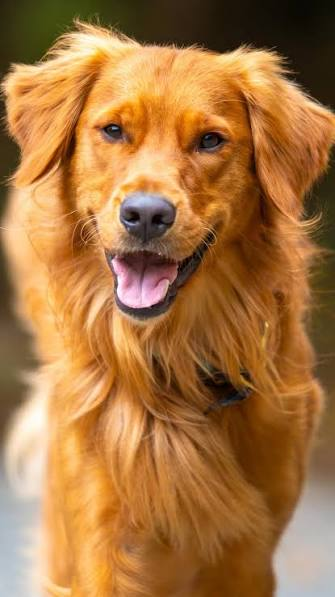
#> input picture test-dataset/images/cute_dog.jpeg, 335 x 597 px
$ jupyter execute --allow-errors catvdog.ipynb
#> lines starting #> are read from the running program, lines starting #| are printed output that depends on the picture
[cell 1]
from pathlib import Path
from collections import Counter
from PIL import Image
import numpy as np


# data sets download from https://www.kaggle.com/datasets/tongpython/cat-and-dog
base = "../../dataset/catvdog"
train_dir = Path(base+ "/training_set")
test_dir = Path(base + "/test_set")


IMAGE_EXT = {".jpg", ".jpeg", ".png", ".webp", ".bmp"}

def explain_data_sets(root):
    widths, heights = [],[]
    modes, per_class= Counter(), Counter()
    bad = []

    for p in root.rglob("*"):
        if p.suffix.lower() not in IMAGE_EXT:
            continue
        try:
            with Image.open(p) as im:
                w,h = im.size
                widths.append(w)
                heights.append(h)
                modes[im.mode] += 1
            per_class[p.parent.name] += 1
        except Exception as e:
            bad.append((p.name, repr(e)))

    widths = np.array(widths)
    heights = np.array(heights)
    ratios = widths/heights


    print(f"total readble:{len(widths)}, total underadable:{len(bad)}")
    print("ureadable:", len(bad), bad[:5])
    print("per_class:", per_class)
    print("modes:", modes)
    stats("widths", widths)
    stats("heights", heights)
    stats("ratios", ratios)

    print("distinct sizes", len(set(zip(widths.tolist(), heights.tolist()))))
    print("extreme ratios", int(((ratios < 0.5) | (ratios > 2.0)).sum()))


def stats(name, a):
    print(f"name={name:8},min={a.min():.2f},p10={np.percentile(a,10):.2f} " +
         f"median={np.median(a):.2f}, max={a.max():.2f}")


#> (the rest of this cell did not finish here and is left out)

[cell 2]
SIZE = 64
CLASSES = ["cats", "dogs"]
LABEL_OF = {c: i for i, c in enumerate(CLASSES)}

def load_data_set(root):
    root = Path(root)
    images, labels = [], []

    for p in sorted(root.rglob("*")):
        if p.suffix.lower() not in IMAGE_EXT:
            # print(f" name:{p.name}")
            continue
        if p.parent.name not in LABEL_OF:
            continue

        with Image.open(p) as im:
            im = im.convert("RGB").resize((SIZE,SIZE), Image.BILINEAR)

        images.append(np.asarray(im, dtype=np.uint8))
        labels.append(LABEL_OF[p.parent.name])

    X = np.stack(images)
    Y = np.array(labels, dtype=np.int64)

    return X, Y

[cell 3]
def flatten(X):
    return X.reshape(X.shape[0],-1).T / 255


def prepare_data_set():
    X_train_orig_set, Y_train_orig_set = load_data_set(train_dir)
    X_test_orig_set, Y_test_orig_set = load_data_set(test_dir)

    # print(X_train_orig_set.shape, Y_train_orig_set.shape)
    # print(X_test_orig_set.shape, Y_test_orig_set.shape)

    # Reshuffle the datasets  (since we ordered it previously)
    rng = np.random.default_rng(0)
    perm = rng.permutation(len(Y_train_orig_set))
    permtest = rng.permutation(len(Y_test_orig_set))

    X_train_orig_set, Y_train_orig_set = X_train_orig_set[perm], Y_train_orig_set[perm]
    X_test_orig_set, Y_test_orig_set = X_test_orig_set[permtest], Y_test_orig_set[permtest]

    # Flatten the data sets for the model.
    X_train = flatten(X_train_orig_set)
    X_test = flatten(X_test_orig_set)

    Y_train = Y_train_orig_set.reshape(1, -1)
    Y_test = Y_test_orig_set.reshape(1,-1)

    datasets =  {
        "X_train": X_train,
        "X_test": X_test,
        "Y_train": Y_train,
        "Y_test": Y_test,
        "X_train_orig_set": X_train_orig_set,
        "Y_train_orig_set": Y_train_orig_set,
        "X_test_orig_set": X_test_orig_set,
        "Y_test_orig_set": Y_test_orig_set
    }
    return datasets

#> (a cell that did not finish here is left out)

#> (a cell that did not finish here is left out)

[cell 6]
import matplotlib.pyplot as plt

i = 7
#> (the rest of this cell did not finish here and is left out)

[cell 7]
def sigmoid(z):
    s = 1  / (1 + np.exp(-z))
    return s

[cell 8]
# test sigmoid
def sigmoid_test(target):
    x = np.array([0,2])
    output = target(x)

    assert type (output) == np.ndarray, "Wrong data type. Expected np.ndarray"
    assert np.allclose(output, [0.5, 0.88079708]), f"Wrong value. {output} != [0.5, 0.88079708]"
    output = target(1)
    assert np.allclose(output, 0.7310585), f"Wrong Value. {output} != 0.7310585"
    print('\033[92mAll tests passed!')

print ("sigmoid([0, 2]) = " + str(sigmoid(np.array([0,2]))))

sigmoid_test(sigmoid)

[cell 9]
def propagate(w, b, x):
    z = np.dot(w.T, x) + b
    return z


def predict(z):
    return sigmoid(z)


def calculate_cost(a,y):
    return -y * np.log(a) - (1 - y) * np.log(1 - a)

[cell 10]
# [7 lines left out: function forward_pass, not called in this run]

[cell 11]
# [6 lines left out: function backward_pass, not called in this run]

#> (a cell that did not finish here is left out)

[cell 13]
# [4 lines left out: function classify, not called in this run]

[cell 14]
# [5 lines left out: function initialize_with_zeros, not called in this run]

[cell 15]
# [39 lines left out: function model, not called in this run]

#> (a cell that did not finish here is left out)

[cell 17]
my_image = "cute_dog.jpeg"
fname = "../../test-dataset/images/" + my_image

img = Image.open(fname).convert("RGB").resize((SIZE, SIZE), Image.BILINEAR)
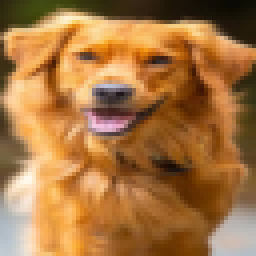
#> img: PIL image 64x64 RGB (shown 4 times larger); mean R, G, B 166.3, 116.6, 65.2
image = np.asarray(img, dtype=np.uint8)

plt.imshow(image)
plt.axis("off")

x = image.reshape(1, SIZE * SIZE * 3).T / 255.0
#> x = 12288 values, max 0.996 at index 4809, min 0 at index 9566, mean 0.455

#> (the rest of this cell did not finish here and is left out)

[cell 18]
my_image = "cute_cat.jpg"
fname = "../../test-dataset/images/" + my_image

img = Image.open(fname).convert("RGB").resize((SIZE, SIZE), Image.BILINEAR)
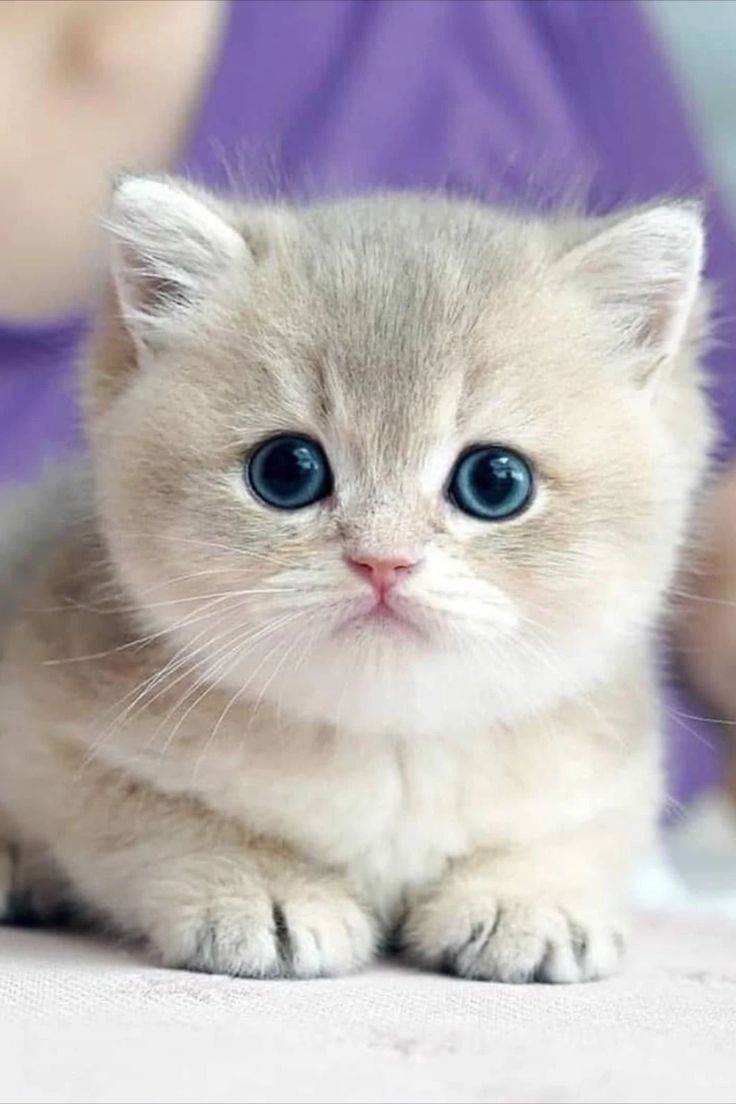
#> input picture test-dataset/images/cute_cat.jpg, 736 x 1104 px
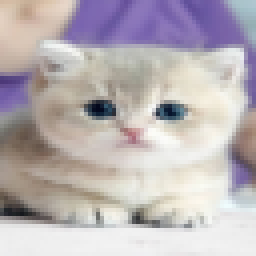
#> img: PIL image 64x64 RGB (shown 4 times larger); mean R, G, B 186.2, 178.6, 182.1
image = np.asarray(img, dtype=np.uint8)

plt.imshow(image)
plt.axis("off")

x = image.reshape(1, SIZE * SIZE * 3).T / 255.0
#> x = 12288 values, max 0.992 at index 9962, min 0.0118 at index 5256, mean 0.715

#> (the rest of this cell did not finish here and is left out)
